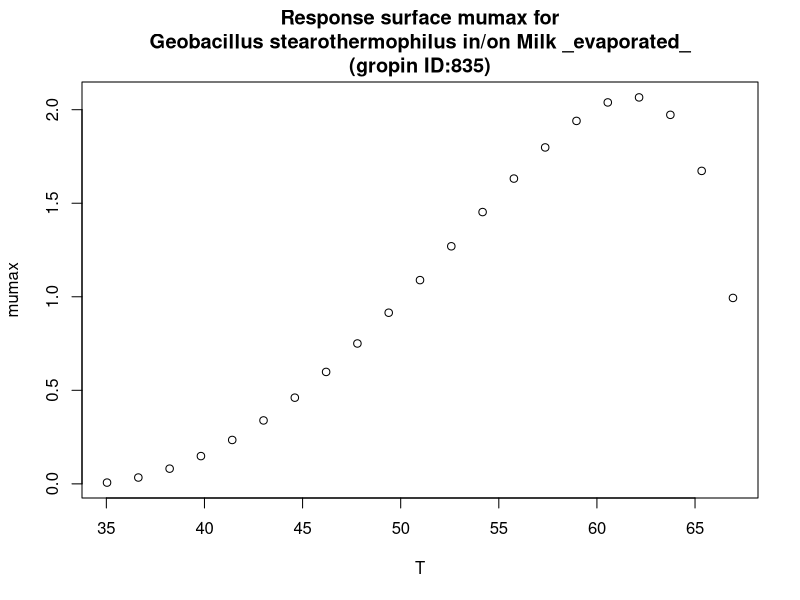

Recreate this plot in R.
#############################
# start of Parameter script
#############################
T <- seq(35.035,66.9330669330669,length.out=21)
#############################
# end of Parameter script
#############################
############################# 
# start of Model script Gropin ID 835 
#############################
 
# constant coefficients for this model
 
variables <- data.frame(T)
argumentsPar <- expand.grid(variables)
 
# heart of the model
response_surface <- function(T) {
   mumax <-2.068*(((T-68.14)*((T-33.76)^2))/((61.82-33.76)*((61.82-33.76)*(T-61.82)-(61.82-68.14)*(61.82+33.76-2*T))))

return(mumax=mumax)
} 

# output parameters
responseSurface <- cbind(argumentsPar,response_surface(argumentsPar['T']))
colnames(responseSurface) <- c(colnames(argumentsPar),'mumax')
#############################
# End of Model script
#############################
############################# 
# start of Visualisation script Gropin ID 835 
#############################
plot(T,responseSurface$'mumax',xlab='T',
                          ylab='mumax',main='Response surface mumax for
Geobacillus stearothermophilus in/on Milk _evaporated_
(gropin ID:835)')
#############################
# End of Visualisation script
#############################
